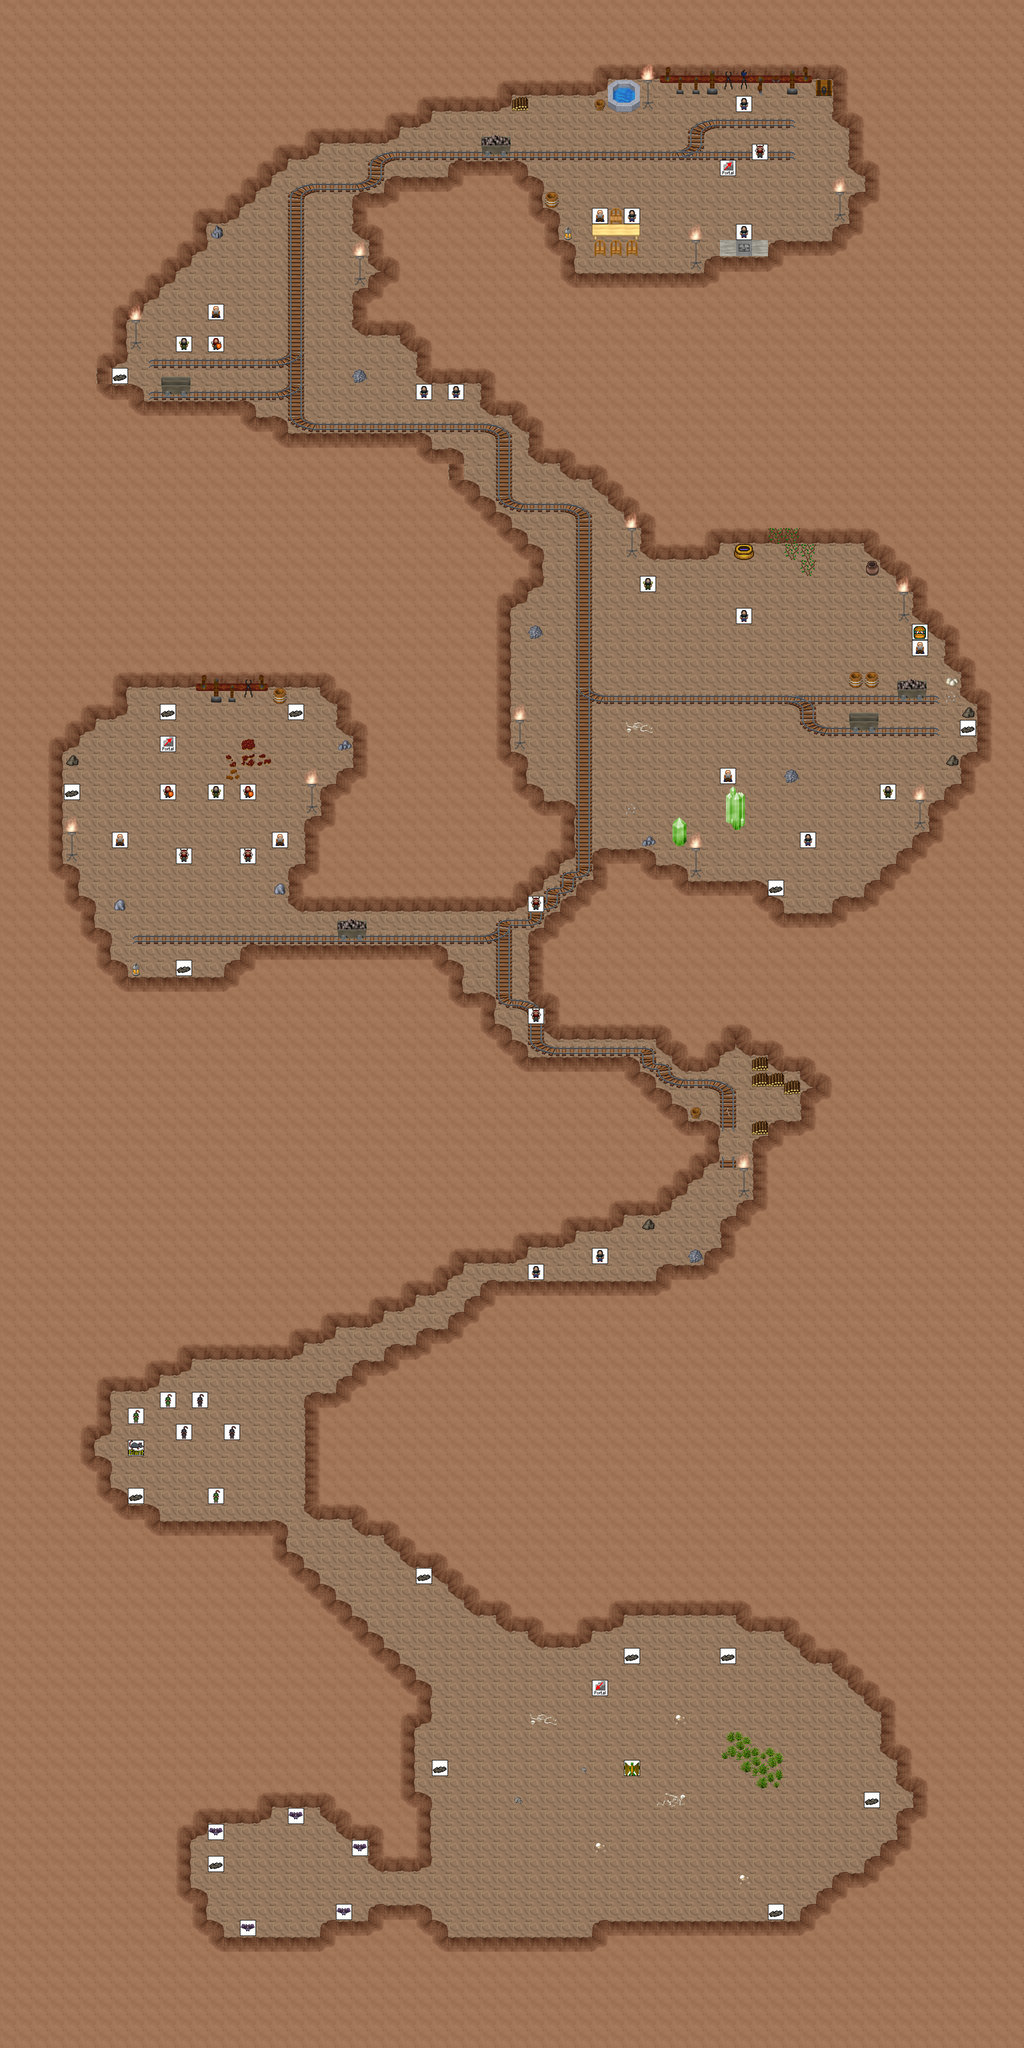

Tiled map render using the project's own tile images. Description and the map definition, with tile-layer contents summarised, below:
An orthogonal 64x128 tile map with 32x32 px tiles, 5 tile layers (0_floor, 1_terrain, 2_object, 3_roof, ...), 2 hidden layers not drawn, 36 tilesets.

<map version="1.5" tiledversion="1.7.2" orientation="orthogonal" renderorder="right-down" width="64" height="128" tilewidth="32" tileheight="32" infinite="0" nextlayerid="8" nextobjectid="1">
 <tileset firstgid="1" name="logic/collision" tilewidth="32" tileheight="32" tilecount="1" columns="1">
  <image source="../../tileset/logic/collision.png" width="32" height="32" />
 </tileset>
 <tileset firstgid="2" name="ground/brown" tilewidth="32" tileheight="32" tilecount="5" columns="5">
  <image source="../../tileset/ground/brown.png" trans="ff00ff" width="160" height="32" />
 </tileset>
 <tileset firstgid="7" name="rocks_2" tilewidth="32" tileheight="32" tilecount="4" columns="2">
  <image source="../../tileset/ground/rock/rocks_2.png" trans="ff00ff" width="64" height="64" />
 </tileset>
 <tileset firstgid="11" name="rocks" tilewidth="32" tileheight="32" tilecount="4" columns="2">
  <image source="../../tileset/ground/rock/rocks.png" width="64" height="64" />
 </tileset>
 <tileset firstgid="15" name="iron_lamp" tilewidth="32" tileheight="32" tilecount="3" columns="1">
  <image source="../../tileset/furniture/light/iron_lamp.png" trans="ff00ff" width="32" height="96" />
 </tileset>
 <tileset firstgid="18" name="small_lamp" tilewidth="32" tileheight="32" tilecount="4" columns="4">
  <image source="../../tileset/furniture/light/small_lamp.png" width="128" height="32" />
 </tileset>
 <tileset firstgid="22" name="stairs" tilewidth="32" tileheight="32" tilecount="12" columns="2">
  <image source="../../tileset/building/stairs/stairs.png" width="64" height="192" />
 </tileset>
 <tileset firstgid="34" name="mossess" tilewidth="32" tileheight="32" tilecount="16" columns="4">
  <image source="../../tileset/plant/mosses.png" trans="ff00ff" width="128" height="128" />
 </tileset>
 <tileset firstgid="50" name="barrel" tilewidth="32" tileheight="32" tilecount="2" columns="1">
  <image source="../../tileset/item/pot/barrel.png" width="32" height="64" />
 </tileset>
 <tileset firstgid="52" name="skull_dark" tilewidth="32" tileheight="32" tilecount="2" columns="2">
  <image source="../../tileset/item/corpse/skull_dark.png" trans="ff00ff" width="64" height="32" />
 </tileset>
 <tileset firstgid="54" name="skeleton" tilewidth="32" tileheight="32" tilecount="4" columns="2">
  <image source="../../tileset/item/corpse/skeleton.png" trans="ff00ff" width="64" height="64" />
 </tileset>
 <tileset firstgid="58" name="chair/wooden_pale" tilewidth="32" tileheight="32" tilecount="4" columns="2">
  <image source="../../tileset/furniture/chair/wooden_pale.png" width="64" height="64" />
 </tileset>
 <tileset firstgid="62" name="table/long_side_on_pale" tilewidth="32" tileheight="32" tilecount="3" columns="3">
  <image source="../../tileset/furniture/table/long_side_on_pale.png" width="96" height="32" />
 </tileset>
 <tileset firstgid="65" name="dark_stairs" tilewidth="32" tileheight="32" tilecount="2" columns="1">
  <image source="../../tileset/building/stairs/dark_stairs.png" trans="ff00ff" width="32" height="64" />
 </tileset>
 <tileset firstgid="67" name="skull_pale" tilewidth="32" tileheight="32" tilecount="2" columns="2">
  <image source="../../tileset/item/corpse/skull_pale.png" trans="ff00ff" width="64" height="32" />
 </tileset>
 <tileset firstgid="69" name="pool" tilewidth="32" tileheight="32" tilecount="9" columns="3">
  <image source="../../tileset/building/decoration/pool.png" width="96" height="96" />
 </tileset>
 <tileset firstgid="78" name="green_crystal" tilewidth="32" tileheight="32" tilecount="9" columns="3">
  <image source="../../tileset/ground/rock/green_crystal.png" trans="ff00ff" width="96" height="96" />
 </tileset>
 <tileset firstgid="87" name="table_with_hob" tilewidth="32" tileheight="32" tilecount="5" columns="5">
  <image source="../../tileset/furniture/table/table_with_hob.png" trans="ff00ff" width="160" height="32" />
 </tileset>
 <tileset firstgid="92" name="bush/large_green" tilewidth="32" tileheight="32" tilecount="9" columns="3">
  <image source="../../tileset/plant/bush/large_green.png" trans="ff00ff" width="96" height="96" />
 </tileset>
 <tileset firstgid="101" name="chest/small" tilewidth="32" tileheight="32" tilecount="2" columns="1">
  <image source="../../tileset/item/chest/small.png" trans="ff00ff" width="32" height="64" />
 </tileset>
 <tileset firstgid="103" name="toolset" tilewidth="32" tileheight="32" tilecount="18" columns="9">
  <image source="../../tileset/building/decoration/toolset.png" width="288" height="64" />
 </tileset>
 <tileset firstgid="121" name="flames" tilewidth="32" tileheight="32" tilecount="6" columns="6">
  <image source="../../tileset/furniture/light/flames.png" trans="ff00ff" width="192" height="32" />
 </tileset>
 <tileset firstgid="127" name="pot_golden_centered" tilewidth="32" tileheight="32" tilecount="3" columns="3">
  <image source="../../tileset/item/pot/pot_golden_centred.png" width="96" height="32" />
 </tileset>
 <tileset firstgid="130" name="vine" tilewidth="32" tileheight="32" tilecount="3" columns="1">
  <image source="../../tileset/plant/vine.png" trans="ff00ff" width="32" height="96" />
 </tileset>
 <tileset firstgid="133" name="pot_purple" tilewidth="32" tileheight="32" tilecount="1" columns="1">
  <image source="../../tileset/item/pot/pot_purple.png" trans="ff00ff" width="32" height="32" />
 </tileset>
 <tileset firstgid="134" name="object/mine_carts" tilewidth="32" tileheight="32" tilecount="8" columns="4">
  <image source="../../tileset/object/mine_carts.png" width="128" height="64" />
 </tileset>
 <tileset firstgid="142" name="logic/portal" tilewidth="32" tileheight="32" tilecount="24" columns="8">
  <image source="../../tileset/logic/portal.png" width="256" height="96" />
 </tileset>
 <tileset firstgid="166" name="logic/creature/dwarf" tilewidth="32" tileheight="32" tilecount="8" columns="8">
  <image source="../../tileset/logic/creature/dwarf.png" width="256" height="32" />
 </tileset>
 <tileset firstgid="174" name="logic/creature/rodent" tilewidth="32" tileheight="32" tilecount="8" columns="8">
  <image source="../../tileset/logic/creature/rodent.png" width="256" height="32" />
 </tileset>
 <tileset firstgid="182" name="logic/creature/animal" tilewidth="32" tileheight="32" tilecount="32" columns="8">
  <image source="../../tileset/logic/creature/animal.png" width="256" height="128" />
 </tileset>
 <tileset firstgid="214" name="logic/creature/hybrid" tilewidth="32" tileheight="32" tilecount="16" columns="8">
  <image source="../../tileset/logic/creature/hybrid.png" trans="ff00ff" width="256" height="64" />
 </tileset>
 <tileset firstgid="230" name="logic/item/resources" tilewidth="32" tileheight="32" tilecount="6" columns="6">
  <image source="../../tileset/logic/item/resources.png" width="192" height="32" />
 </tileset>
 <tileset firstgid="236" name="item/firewood" tilewidth="32" tileheight="32" tilecount="12" columns="3">
  <image source="../../tileset/item/firewood.png" width="96" height="128" />
 </tileset>
 <tileset firstgid="248" name="logic/creature/dragon" tilewidth="32" tileheight="32" tilecount="8" columns="8">
  <image source="../../tileset/logic/creature/dragon.png" width="256" height="32" />
 </tileset>
 <tileset firstgid="256" name="int_sandstone" tilewidth="32" tileheight="32" tilecount="15" columns="3">
  <image source="../../tileset/building/wall/int_sandstone.png" width="96" height="160" />
 </tileset>
 <tileset firstgid="271" name="object/mine_rails_2" tilewidth="32" tileheight="32" tilecount="64" columns="8">
  <image source="../../tileset/object/mine_rails_2.png" width="256" height="256" />
 </tileset>
 <layer id="1" name="0_floor" width="64" height="128">
  <data>[8192 cells, 8192 non-empty, 2 distinct tile ids]</data>
 </layer>
 <layer id="2" name="1_terrain" width="64" height="128">
  <data>[8192 cells, 1095 non-empty, 95 distinct tile ids]</data>
 </layer>
 <layer id="3" name="2_object" width="64" height="128">
  <data>[8192 cells, 55 non-empty, 30 distinct tile ids]</data>
 </layer>
 <layer id="4" name="3_roof" width="64" height="128">
  <data>[8192 cells, 41 non-empty, 11 distinct tile ids]</data>
 </layer>
 <layer id="5" name="objects" width="64" height="128">
  <data>[8192 cells, 59 non-empty, 14 distinct tile ids]</data>
 </layer>
 <layer id="6" name="collision" width="64" height="128" visible="0" opacity="0.37">
  <data>[8192 cells, 6120 non-empty, 1 distinct tile ids]</data>
 </layer>
 <layer id="7" name="protection" width="64" height="128" visible="0">
  <data>[8192 cells, 0 non-empty, 0 distinct tile ids]</data>
 </layer>
</map>
